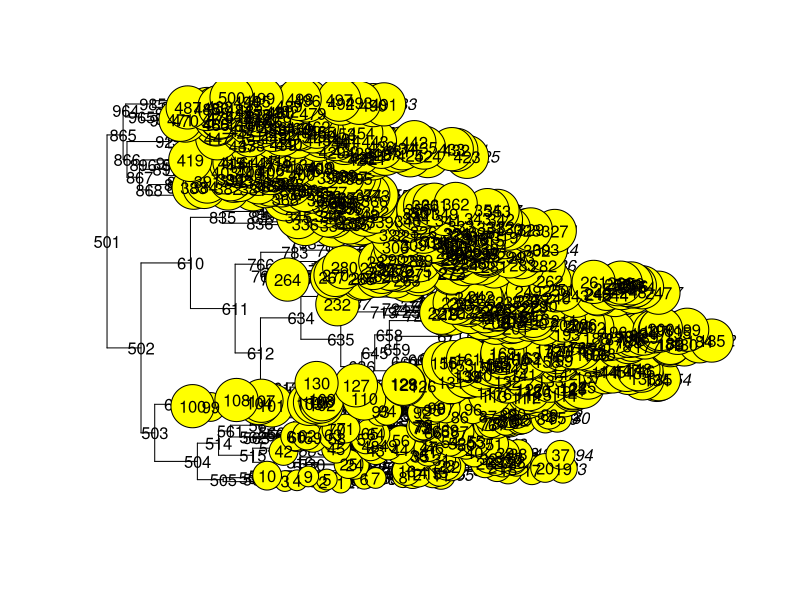
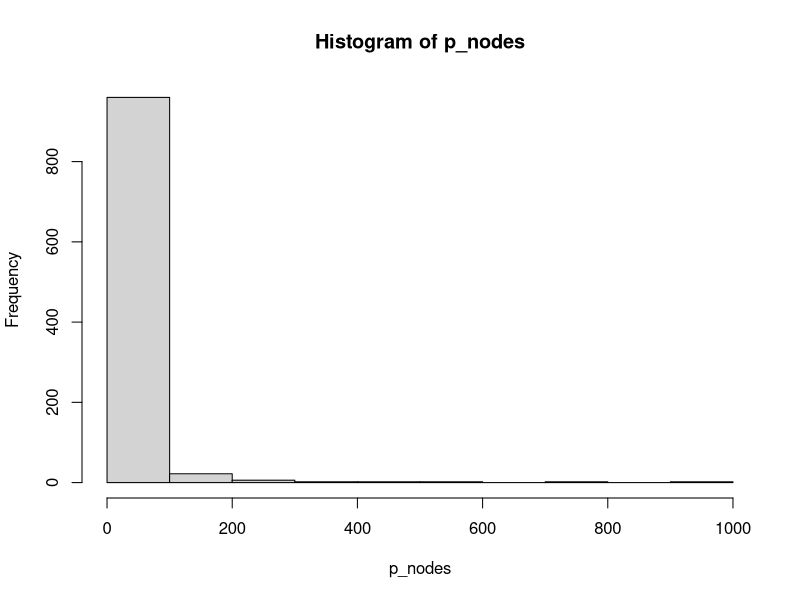

Write R code to recreate these figures, in order.
# Generate test dataset
#
library(ape)

set.seed(12102018)
N_indiv <- 5e2
N_feat <- 2e3
N_assoc <- 50
N_homoplasy <- 1e2
N_covar <- 4

# genotypes
genotypes <- 
  matrix(data = 0, nrow = N_feat + N_homoplasy + N_assoc, ncol = N_indiv)
# Maximum degree of association
min_assoc <- 1e-3
max_assoc <- 0.25

pheno_dict <- 
  c('A', 'B')
p_pheno <- c(1,1)
# pheno <- 
#   sample(pheno_dict, N_indiv, replace = TRUE)

tree <-
  rtree(n = N_indiv)
plot(tree)
nodelabels(frame = 'none')
tiplabels(frame = 'cir')

get_desc <- function(tree, node, curr=NULL){
  if (node > max(tree$edge)) stop('Too far !') 
  if(is.null(curr)) curr <- vector()
  daughters <- tree$edge[which(tree$edge[,1]==node),2]
  curr<-c(curr,daughters)
  # Because nodes start their numbering at length(tip) + 1
  w <- which(daughters >= length(tree$tip.label))
  if(length(w)>0) for(i in 1:length(w))
    curr<-get_desc(tree,daughters[w[i]],curr)
  return(curr)
}

# weight for sampling a node to be the first bearing a mutation
p_nodes <- 
  ((tree$edge[,1]- max(tree$edge[,1]) ) / min(tree$edge[,1]))^20

p_nodes <- 
  sapply(X = tree$edge[,1], function(x) length(get_desc(tree = tree, node = x)))

hist(p_nodes)

node_feat <- 
  sapply(X = 1:N_feat, 
         FUN = function(x) sample(tree$edge[,1], size = 1, prob = p_nodes))
summary(node_feat)

for (i in 1:length(node_feat)) {
  curr_node <- node_feat[i]
  curr_children <- get_desc(tree = tree, node = curr_node)
  curr_tips <- curr_children[curr_children <= N_indiv]
  
  # curr_geno <- sample(x = 0:1, 1)
  genotypes[ i, curr_tips ] <- 1#curr_geno
  # genotypes[ i, !(1:ncol(genotypes) %in% curr_tips) ] <- ! curr_geno
}

for (i in N_feat:(N_feat + N_homoplasy)) {
  curr_feat <- i 
  curr_node <- sample(x = unique(as.numeric(tree$edge)), size = 1)
  curr_children <- get_desc(tree = tree, node = curr_node)
  curr_tips <- curr_children[curr_children <= N_indiv]
  # curr_geno <- sample(x = 0:1, 1)
  genotypes[ i, curr_tips ] <- 1#curr_geno
  # genotypes[ i, !(1:ncol(genotypes) %in% curr_tips) ] <- ! curr_geno
}

p_assoc <- runif(n = N_assoc, min = min_assoc, max = max_assoc)

phenotypes <- c()
for (i in 1:N_indiv) {
  curr_geno_asso <- runif(n = N_assoc) <= p_assoc
  genotypes[(1+N_feat+N_homoplasy):(N_feat+N_homoplasy+N_assoc), i] <- curr_geno_asso
  p_pheno <- sum(p_assoc[curr_geno_asso])
  phenotypes[i] <- sample(pheno_dict, size = 1, prob = c(1,p_pheno))
}
table(phenotypes)



